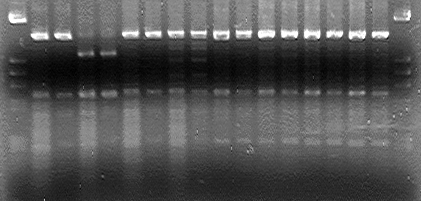
#> input picture data/raw_images/C1016-1.JPG, 421 x 201 px, found by its file name; its folder holds only this picture in this run
$ jupyter execute --allow-errors Gel_Electrophoresis_Image_Processing_and_DL.ipynb   (shell and % lines are left out)
#> lines starting #> are read from the running program, lines starting #| are printed output that depends on the picture; after the words box and inside, x2 and y2 are one past the last pixel; in counts of white or black regions, pixels touching at a corner belong together
[cell 1]
import cv2
import os
import numpy as np
from matplotlib import pyplot as plt
import tensorflow as tf

[cell 2]
RAW_DIR = "/content/raw_images"
GRAY_DIR = "/content/processed/grayscale"
DENOISE_DIR = "/content/processed/denoised"
EDGE_DIR = "/content/processed/edges"
BAND_DIR = "/content/processed/enhanced_bands"

os.makedirs("/content/raw_images", exist_ok=True)

for d in [GRAY_DIR, DENOISE_DIR, EDGE_DIR, BAND_DIR]:
    os.makedirs(d, exist_ok=True)

[cell 3]
print("Raw images:")
print(os.listdir(RAW_DIR))

[cell 4]
valid_ext = (".jpg", ".jpeg", ".png")

for img_name in os.listdir(RAW_DIR):
    if not img_name.lower().endswith(valid_ext):
        continue

    img_path = os.path.join(RAW_DIR, img_name)
    img = cv2.imread(img_path)
#> img is the input picture: shape (201, 421, 3); min 0, max 255, mean 82.4

    if img is None:
        print("Skipping unreadable:", img_name)
        continue

    # 1️⃣ Grayscale
    gray = cv2.cvtColor(img, cv2.COLOR_BGR2GRAY)
    cv2.imwrite(os.path.join(GRAY_DIR, img_name), gray)

    # 2️⃣ Denoise
    denoised = cv2.GaussianBlur(gray, (5,5), 0)
    cv2.imwrite(os.path.join(DENOISE_DIR, img_name), denoised)

    # 3️⃣ Edge detection
    edges = cv2.Canny(denoised, 50, 150)
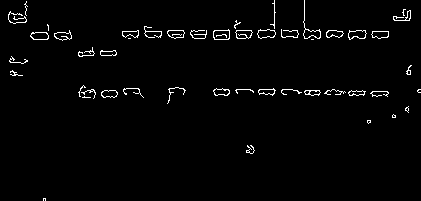
#> edges: shape (201, 421); 2.1% white in thin lines or dots
    cv2.imwrite(os.path.join(EDGE_DIR, img_name), edges)

    # 4️⃣ Band enhancement (thresholding)

    # Estimate background using large kernel
    bg_kernel = cv2.getStructuringElement(cv2.MORPH_RECT, (25,25))
    background = cv2.morphologyEx(denoised, cv2.MORPH_OPEN, bg_kernel)
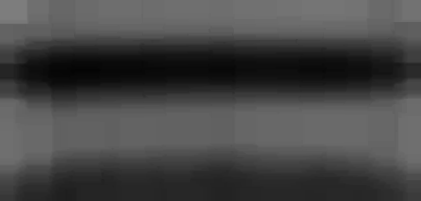
#> background: shape (201, 421); min 4, max 125, mean 69.9

    # Subtract background
    band_only = cv2.subtract(denoised, background)
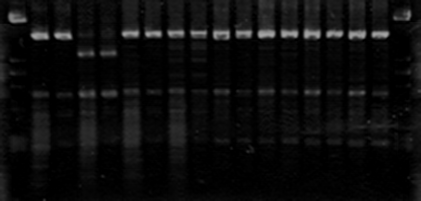
#> band_only: shape (201, 421); min 0, max 166, mean 12.4

    # Normalize contrast
    band_only = cv2.normalize(band_only, None, 0, 255, cv2.NORM_MINMAX)
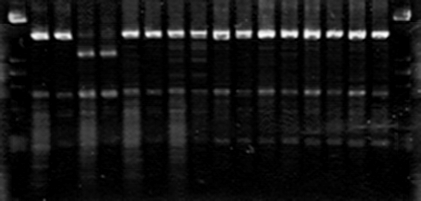
#> band_only: shape (201, 421); min 0, max 255, mean 19.2

    # Adaptive threshold on band-only image
    bands = cv2.adaptiveThreshold(
        band_only,
        255,
        cv2.ADAPTIVE_THRESH_GAUSSIAN_C,
        cv2.THRESH_BINARY,
        15,
        3
    )
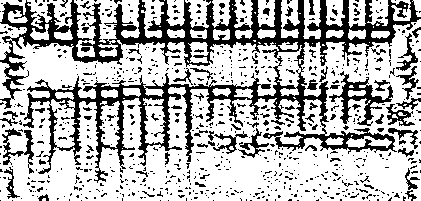
#> bands: shape (201, 421); 69.7% white; 732 black regions (656 under 20 px), largest, box (x1, y1, x2, y2) and area: (0, 0, 421, 183) 17356, (329, 71, 393, 126) 942, (2, 128, 34, 174) 443

    # Clean small noise
    small_kernel = cv2.getStructuringElement(cv2.MORPH_RECT, (3,3))
    bands = cv2.morphologyEx(bands, cv2.MORPH_OPEN, small_kernel)
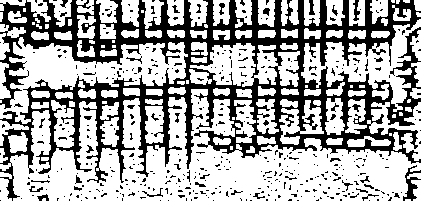
#> bands: shape (201, 421); 65.5% white; 436 black regions (396 under 20 px), largest, box (x1, y1, x2, y2) and area: (0, 0, 421, 201) 25951, (403, 165, 421, 201) 244, (353, 0, 360, 21) 80

    cv2.imwrite(os.path.join(BAND_DIR, img_name), bands)


print("✅ Image processing completed")

[cell 5]
import os
import cv2
import numpy as np
from matplotlib import pyplot as plt

img_list = os.listdir(RAW_DIR)

if not img_list:
    print(f"Error: No images found in {RAW_DIR}. Please upload images to this directory first.")
else:
    # The original comment said 'first image', but accessed index 2. This now correctly picks the first image.
    img_name = img_list[0]

    paths = {
        "Original": os.path.join(RAW_DIR, img_name),
        "Grayscale": os.path.join(GRAY_DIR, img_name),
        "Denoised": os.path.join(DENOISE_DIR, img_name),
        "Edges": os.path.join(EDGE_DIR, img_name),
        "Bands": os.path.join(BAND_DIR, img_name)
    }

    plt.figure(figsize=(15,5))

    i = 1
    for title, path in paths.items():
        if not os.path.exists(path):
            print(f"Warning: Image for '{title}' not found at {path}. Displaying a blank placeholder.")
            img = np.zeros((100, 100), dtype=np.uint8) # Placeholder for missing image
            title = f"{title} (Missing)"
        else:
            img = cv2.imread(path, cv2.IMREAD_GRAYSCALE)
            if img is None:
                print(f"Warning: Could not read image for '{title}' at {path}. Displaying a blank placeholder.")
                img = np.zeros((100, 100), dtype=np.uint8) # Placeholder if image is unreadable
                title = f"{title} (Unreadable)"

        plt.subplot(1,5,i)
        plt.imshow(img, cmap="gray")
        plt.title(title)
        plt.axis("off")
        i += 1

    plt.show()
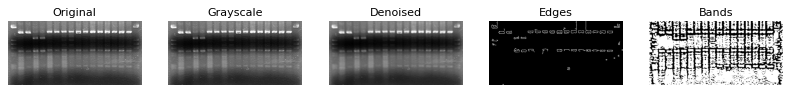
#> figure drawn by matplotlib, 5 panels
